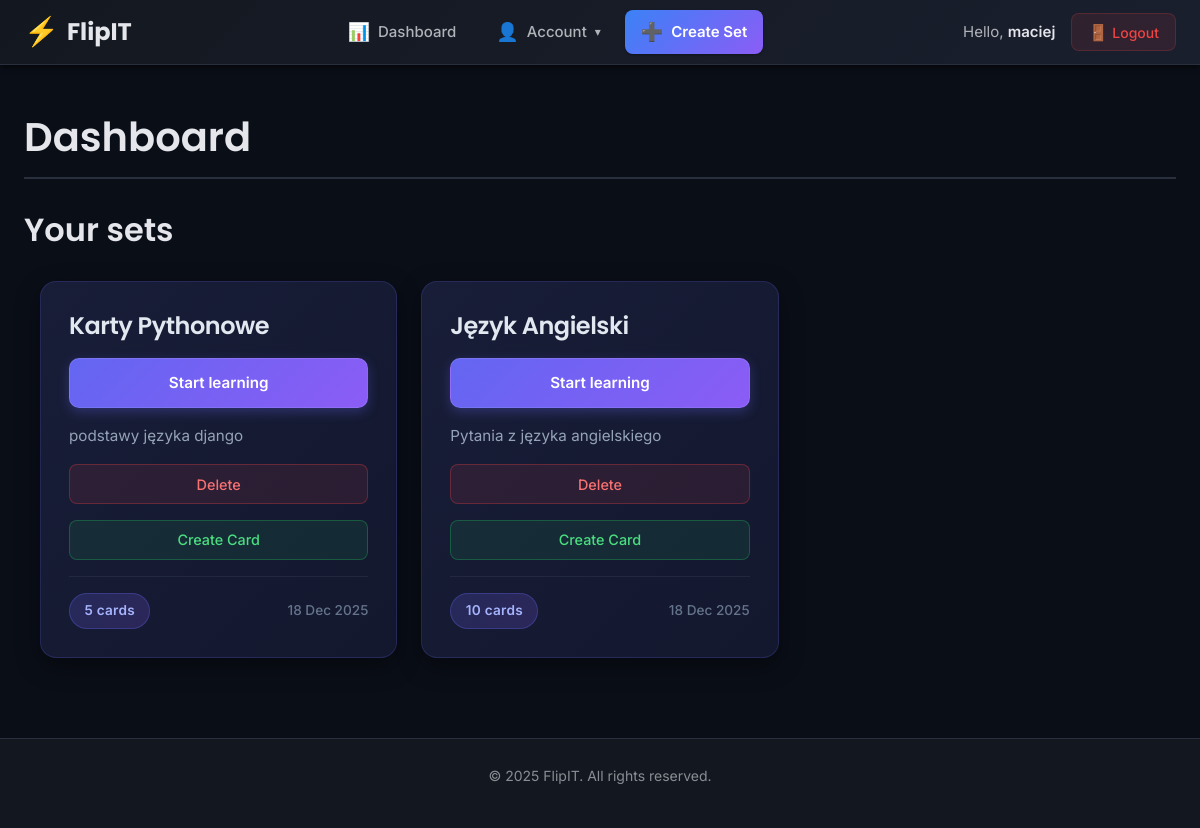
The app's page /account/ (signed in) with its own data.
### sets/models.py (models this page shows, shortened)
class Set(models.Model):
    owner=models.ForeignKey(
        User,
        on_delete=models.CASCADE,
        related_name='sets'
    )
    name = models.CharField(max_length=255, unique=True)
    description = models.CharField(blank=True)
    created_at = models.DateTimeField(auto_now_add=True)
    sessions_count = models.PositiveIntegerField(default=0, editable=False)
    @property
    def cards_count(self):
        return self.cards.count()

### account/views.py (the view)
# urls.py: path('', dashboard, name='dashboard'),
@login_required
def dashboard(request):
    sets = Set.objects.filter(owner=request.user)
    return render(
        request,
        'account/dashboard.html',
        {
            'section': 'dashboard',
            'sets': sets
        }
    )

### account/templates/account/dashboard.html (shortened to what this page needs)
{% extends "base.html" %}
{% block content %}
  <h1>Dashboard</h1>
  <h2>Your sets</h2>
  {% include 'sets/sets_plates.html' %}
{% endblock %}

### account/templates/base.html (shortened to what this page needs)
{% load static %}
<!DOCTYPE html>
<html lang="en">
<head>
  <link href="{% static "css/base.css" %}" rel="stylesheet">
</head>
<body>
  <header id="header" class="header">
    <div class="header-container">
      <a href="{% url 'dashboard' %}" class="logo">
        <span class="logo-icon">⚡</span>
        <span class="logo-text">FlipIT</span>
      </a>
      {% if request.user.is_authenticated %}
        <nav class="menu" id="mainNav">
          <ul class="menu-list">
            <li class="menu-item">
              <a href="{% url "dashboard" %}" class="menu-link">
                <span class="menu-icon">📊</span>
                <span>Dashboard</span>
              </a>
            </li>
            <li class="menu-item {% if section == "account" %}selected{% endif %}">
              <button class="menu-link dropdown-trigger" data-dropdown="accountDropdown" type="button">
                <span class="menu-icon">👤</span>
                <span>Account</span>
                <span class="dropdown-arrow">▾</span>
              </button>
            </li>
            <li class="menu-item">
              <a href="{% url 'sets:set_create' %}" class="menu-link btn-primary">
                <span class="menu-icon">➕</span>
                <span>Create Set</span>
              </a>
            </li>
          </ul>
        </nav>
      {% endif %}
      <div class="user-section">
        {% if request.user.is_authenticated %}
          <span class="user-greeting">
            Hello, <strong>{{ request.user.first_name|default:request.user.username }}</strong>
          </span>
          <form action="{% url "logout" %}" method="post" class="logout-form">
            <button type="submit" class="btn-logout">
              <span class="logout-icon">🚪</span>
              <span>Logout</span>
            </button>
          </form>
        {% else %}
          <a href="{% url "login" %}" class="btn-login">Log in</a>
        {% endif %}
      </div>
    </div>
  </header>
  <main id="content" class="content">
    {% block content %}
    {% endblock %}
  </main>
  <footer class="footer">
    <div class="footer-container">
      <p class="footer-text">&copy; 2025 FlipIT. All rights reserved.</p>
    </div>
  </footer>
</body>
</html>

### sets/templates/sets/sets_plates.html (shortened to what this page needs)
{% load static %}
<head>
  <link href="{% static "styles/sets_styles.css" %}" rel="stylesheet">
</head>
{% block content %}
  {% if sets %}
  <div id="sets-container">
    <ul class="sets-grid">
      {% for set in sets %}
        <li class="set-card">
          <div class="set-content">
            <h3 class="set-title">{{ set.name }}</h3>
            <a href="{% url 'learn_sessions:start' set.id %}">
              Start learning
            </a>
            <p class="set-description">{{ set.description|default:"No description" }}</p>
            <div class="delete_set">
              <form method="post"
                  action="{% url 'sets:delete' set.id %}"
                  onsubmit="return confirm('Are you sure you want to permanently remove the {{ set.name }} set?');">
                <button type="submit">Delete</button>
              </form>
            </div>
            <div class="create_card">
              <form method="post" action="{% url 'sets:create' set.id %}">
                <button type="submit">Create Card</button>
              </form>
            </div>
            <div class="set-footer">
              <span class="card-count">{{ set.cards_count }} cards</span>
              <small class="set-date">{{ set.created_at|date:"d M Y" }}</small>
            </div>
          </div>
        </li>
      {% endfor %}
    </ul>
  </div>
{% else %}
  <p class="empty-state">You don't have any sets yet.</p>
{% endif %}
{% endblock content %}

### sets/static/styles/sets_styles.css (style rules this page uses)
#sets-container { margin: 2rem auto; max-width: 1400px; padding: 0 1rem; animation: fadeIn 0.6s ease-out; }
.sets-grid { list-style: none; padding: 0; margin: 0; display: grid; grid-template-columns: repeat(auto-fill, minmax(320px, 1fr)); gap: 1.5rem; }
.set-card { background: linear-gradient(135deg, rgba(26, 31, 58, 0.95) 0%, rgba(20, 25, 48, 0.95) 100%); border-radius: 16px; box-shadow: 0 8px 24px rgba(0, 0, 0, 0.4); border: 1px solid rgba(99, 102, 241, 0.2); transition: all 0.3s cubic-bezier(0.4, 0, 0.2, 1); position: relative; overflow: hidden; }
.set-card::before { content: ""; position: absolute; top: 0; left: 0; right: 0; height: 3px; background: linear-gradient(90deg, #6366f1, #8b5cf6, #ec4899); opacity: 0; transition: opacity 0.3s ease; }
.set-content { padding: 1.75rem; height: 100%; display: flex; flex-direction: column; gap: 1rem; }
.set-title { margin: 0; font-size: 1.5rem; color: #e2e8f0; font-weight: 600; font-family: "Poppins", sans-serif; line-height: 1.3; letter-spacing: -0.02em; }
.set-content > a { display: inline-flex; align-items: center; justify-content: center; padding: 0.75rem 1.5rem; background: linear-gradient(135deg, #6366f1 0%, #8b5cf6 100%); color: white; text-decoration: none; border-radius: 10px; font-weight: 600; font-size: 0.95rem; transition: all 0.3s ease; box-shadow: 0 4px 12px rgba(99, 102, 241, 0.3); border: 1px solid rgba(255, 255, 255, 0.1); }
.set-description { margin: 0; color: #94a3b8; line-height: 1.6; flex-grow: 1; font-size: 0.95rem; }
.delete_set, .create_card { margin: 0; }
.delete_set form, .create_card form { margin: 0; }
.delete_set button, .create_card button { width: 100%; padding: 0.65rem 1.25rem; border-radius: 8px; font-weight: 500; font-size: 0.9rem; cursor: pointer; transition: all 0.3s ease; border: 1px solid; font-family: "Inter", sans-serif; }
.create_card button { background: rgba(34, 197, 94, 0.1); color: #4ade80; border-color: rgba(34, 197, 94, 0.3); }
.delete_set button { background: rgba(239, 68, 68, 0.1); color: #f87171; border-color: rgba(239, 68, 68, 0.3); }
.set-footer { display: flex; justify-content: space-between; align-items: center; padding-top: 1rem; border-top: 1px solid rgba(148, 163, 184, 0.1); margin-top: auto; }
.card-count { background: linear-gradient(135deg, rgba(99, 102, 241, 0.2) 0%, rgba(139, 92, 246, 0.2) 100%); color: #a5b4fc; padding: 0.4rem 0.9rem; border-radius: 20px; font-size: 0.85rem; font-weight: 600; border: 1px solid rgba(99, 102, 241, 0.3); letter-spacing: 0.02em; }
.set-date { color: #64748b; font-size: 0.85rem; font-weight: 500; }
.set-card { animation: slideIn 0.5s ease-out backwards; }
.set-card:nth-child(1) { animation-delay: 0.05s; }
.set-card:nth-child(2) { animation-delay: 0.1s; }

### records on screen
Set: name "Karty Pythonowe", description "podstawy języka django", cards_count "5", created_at "18 Dec 2025"
Set: name "Język Angielski", description "Pytania z języka angielskiego", cards_count "10", created_at "18 Dec 2025"

### other values on screen
{{ request.user.first_name|default:request.user.username }} "maciej"
